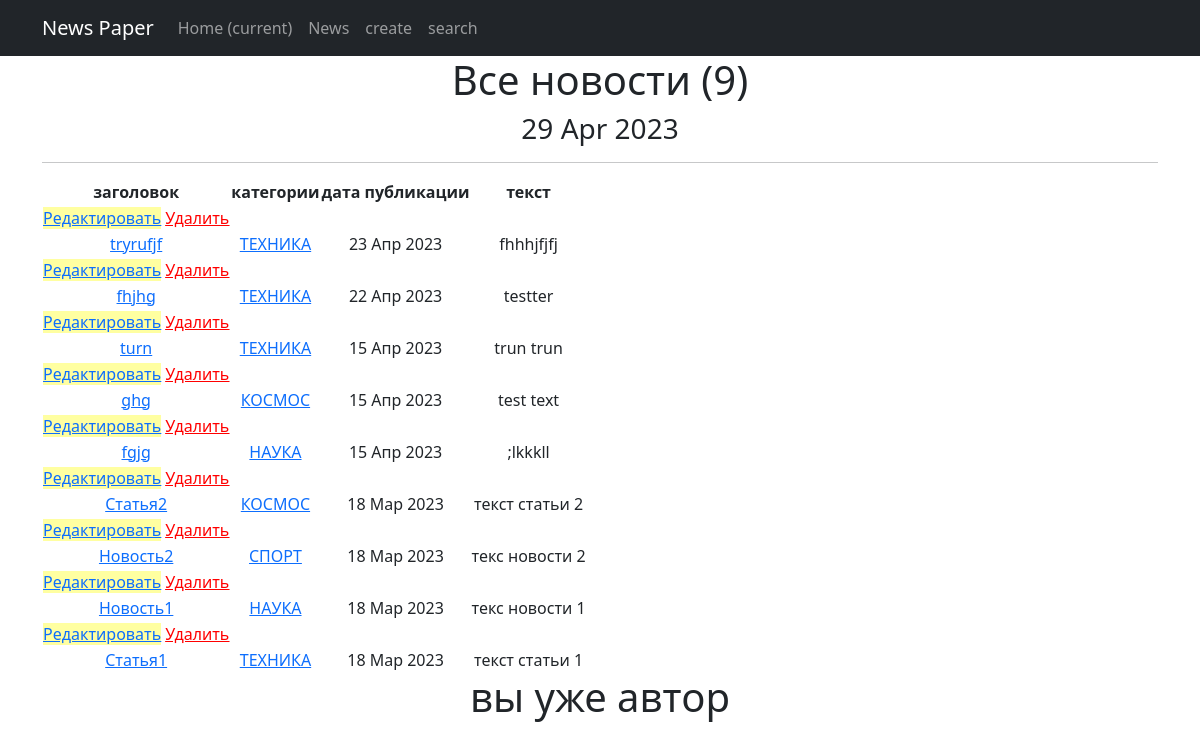
The page /news/ (signed in) on the database its author committed.
### news/models.py (models this page shows, shortened)
class Post(models.Model):
    author_post = models.ForeignKey(Author, on_delete=models.CASCADE)
    post_news = models.CharField(max_length=2, choices=POST)
    date_in = models.DateTimeField(auto_now_add=True)
    category = models.ManyToManyField(Category, through='PostCategory')
    title = models.CharField(max_length=50)
    text = models.TextField()
    rating_news = models.IntegerField(default=0)

class Category(models.Model):
    tehnika = 'TH'
    nauka = 'NA'
    sport = 'ST'
    spase = 'SP'
    TEMATIC = [
        (tehnika, 'ТЕХНИКА'),
        (nauka, 'НАУКА'),
        (sport, 'СПОРТ'),
        (spase, 'КОСМОС')
    ]
    tematic = models.CharField(max_length=2, choices=TEMATIC, unique=True)
    subscribers = models.ManyToManyField(User, blank=True, related_name='categories')
    def __str__(self):
        return self.get_tematic_display()

### news/views.py (the view, shortened to what this page needs)
# urls.py: path('', PostList.as_view()),
class PostList(LoginRequiredMixin, ListView):
    model = Post
    ordering = '-date_in'
    template_name = 'news.html'
    context_object_name = 'post_news'
    paginate_by = 50
    def get_context_data(self, **kwargs):  # забираем отфильтрованные объекты переопределяя метод get_context_data у наследуемого класса
        context = super().get_context_data(**kwargs)
        context['filter'] = PostFilter(self.request.GET, queryset=self.get_queryset())  #вписываем фильтр в контекст
        context['categories'] = Category.objects.all()
        context['form'] = PostForm()
        context['is_not_author'] = not self.request.user.groups.filter(name='authors').exists()
        return context

### news/templatetags/censor.py (called while the page is built)
@register.filter()
def censor(value):
    for words in censored_words:
        if words in value:
            censor_words = f"p{''.join(['*' for words in range(len(words))])}"
            value = value.replace(words, censor_words)
    return value

### news/templatetags/custom_tags.py (called while the page is built)
@register.simple_tag()
def current_time(format_string='%d %b %Y'):
    return datetime.utcnow().strftime(format_string)

### templates/news.html (shortened to what this page needs)
<!DOCTYPE html>
<html lang="en">
<head>
    <title>{% extends 'flatpages/default.html' %}</title>
{% load censor %}
{% load custom_tags %}
{% load cache %}
{% cache 60 news_all %}
{% block content %}
<body>
<h1>Все новости ({{ post_news.count}})</h1>
<h3>{% current_time '%d %b %Y' %}</h3>
<hr>
{% if post_news %}
    <table>
        <thead>
        <tr>
            <th>заголовок</th>
            <th>категории</th>
            <th>дата публикации</th>
            <th>текст</th>
        </tr>
        {% for post in filter.qs %}
        <td>
            <a href="{% url 'post_edit' post.id %}"style="background-color:#ffffa1"><u>Редактировать</u></a>
            <a href="{% url 'post_delete' post.id %}"style="color:red"><u> Удалить </u></a>
        </td>
        <tr>
            <td><a href="{% url 'post_detail' post.id %}">{{ post.title|censor}}</a></td>
            <td>
            {% for category in post.category.all %}
                <a href="{% url 'category_list' category.id %}">{{ category }}</a>
            {% endfor %}
            </td>
            <td>{{ post.date_in|date:'d M Y'}}</td>
            <td>{{ post.text|censor|truncatechars:20}}</td>
        </tr>
        {% endfor %}
        </thead>
    </table>
{% if is_not_author %}
<button> <a href="{% url 'upgrade' %}"> стать автором!</a> </button>
{% else %}
<h1>вы уже автор</h1>
{% endif %}
{% else %}
    <h2>новостей нет!</h2>
{% endif %}
{% endblock content %}
{% endcache %}

### rows shown on the page
Post: title|censor "tryrufjf", date_in "23 Апр 2023", text|censor "fhhhjfjfj"
Category: tematic "ТЕХНИКА"
Post: title|censor "fhjhg", date_in "22 Апр 2023", text|censor "testter"
Post: title|censor "turn", date_in "15 Апр 2023", text|censor "trun trun"
Post: title|censor "ghg", date_in "15 Апр 2023", text|censor "test text"
Category: tematic "КОСМОС"
Post: title|censor "fgjg", date_in "15 Апр 2023", text|censor ";lkkkll"
Category: tematic "НАУКА"
Post: title|censor "Статья2", date_in "18 Мар 2023", text|censor "текст статьи 2"
Post: title|censor "Новость2", date_in "18 Мар 2023", text|censor "текс новости 2"
Category: tematic "СПОРТ"
Post: title|censor "Новость1", date_in "18 Мар 2023", text|censor "текс новости 1"
Post: title|censor "Статья1", date_in "18 Мар 2023", text|censor "текст статьи 1"

### other values the page prints
{{ post_news.count }} "9"
